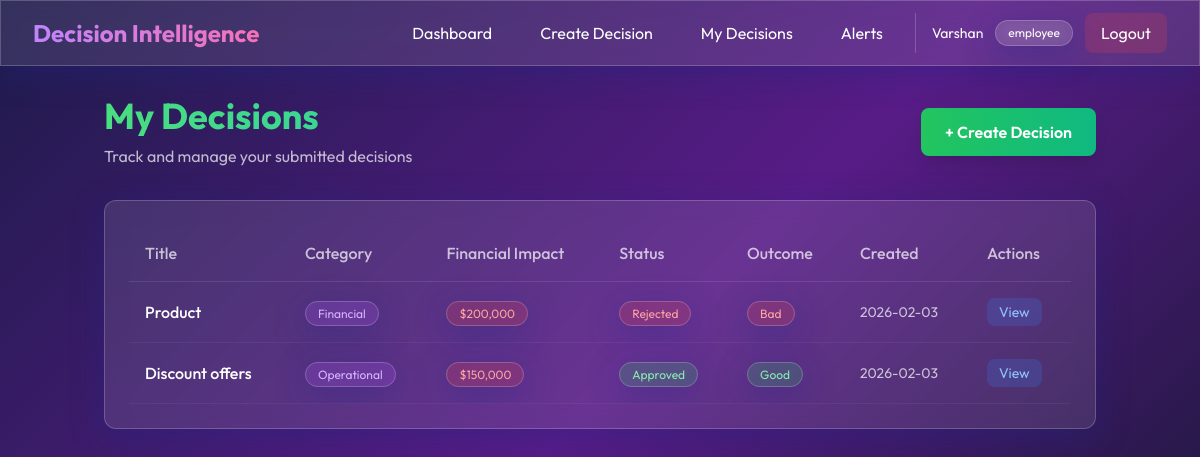
The page /employee/decisions (signed in) on the database its author committed.
### app.py (models this page shows, shortened)
class User(UserMixin, db.Model):
    id = db.Column(db.Integer, primary_key=True)
    username = db.Column(db.String(80), unique=True, nullable=False)
    email = db.Column(db.String(120), unique=True, nullable=False)
    password_hash = db.Column(db.String(200), nullable=False)
    role = db.Column(db.String(20), nullable=False)  # admin, manager, employee
    status = db.Column(db.String(20), default='active')
    created_at = db.Column(db.DateTime, default=datetime.utcnow)
    decisions = db.relationship('Decision', backref='creator', lazy=True)
    alerts = db.relationship('Alert', backref='user', lazy=True)

class Decision(db.Model):
    id = db.Column(db.Integer, primary_key=True)
    title = db.Column(db.String(200), nullable=False)
    description = db.Column(db.Text, nullable=False)
    category = db.Column(db.String(50), nullable=False)
    financial_impact = db.Column(db.Float, nullable=False)
    status = db.Column(db.String(20), default='pending')  # pending, approved, rejected
    outcome = db.Column(db.String(20), default='not_determined')  # not_determined, good, bad
    lessons_learned = db.Column(db.Text)
    created_at = db.Column(db.DateTime, default=datetime.utcnow)
    reviewed_at = db.Column(db.DateTime)
    user_id = db.Column(db.Integer, db.ForeignKey('user.id'), nullable=False)

### app.py (the view)
@app.route('/employee/decisions')
@login_required
def employee_decisions():
    if current_user.role != 'employee':
        return redirect(url_for('landing'))
    decisions = Decision.query.filter_by(user_id=current_user.id).order_by(Decision.created_at.desc()).all()
    return render_template('employee_decisions.html', decisions=decisions)

### app.py (called while the page is built)
@login_manager.user_loader
def load_user(user_id):
    return User.query.get(int(user_id))

### templates/employee_decisions.html (shortened to what this page needs)
{% extends "base.html" %}
{% block content %}
<div class="max-w-7xl mx-auto">
    <div class="mb-8 fade-in">
        <div class="flex items-center justify-between">
            <div>
                <h1
                    class="text-4xl font-bold mb-2 bg-gradient-to-r from-green-400 to-emerald-400 bg-clip-text text-transparent">
                </h1>
                <p class="text-white/70">Track and manage your submitted decisions</p>
            </div>
            <a href="{{ url_for('employee_create_decision') }}"
                class="px-6 py-3 rounded-lg bg-gradient-to-r from-green-500 to-emerald-500 hover:from-green-600 hover:to-emerald-600 transition transform hover:scale-105 shadow-lg font-semibold">
                + Create Decision
            </a>
        </div>
    </div>
    <div class="glass rounded-xl p-6 fade-in" style="animation-delay: 0.1s">
        {% if decisions %}
        <div class="overflow-x-auto">
            <table class="w-full">
                <thead>
                    <tr class="border-b border-white/10">
                        <th class="text-left py-4 px-4 text-white/70 font-medium">Title</th>
                        <th class="text-left py-4 px-4 text-white/70 font-medium">Category</th>
                        <th class="text-left py-4 px-4 text-white/70 font-medium">Financial Impact</th>
                        <th class="text-left py-4 px-4 text-white/70 font-medium">Status</th>
                        <th class="text-left py-4 px-4 text-white/70 font-medium">Outcome</th>
                        <th class="text-left py-4 px-4 text-white/70 font-medium">Created</th>
                        <th class="text-left py-4 px-4 text-white/70 font-medium">Actions</th>
                    </tr>
                </thead>
                <tbody>
                    {% for decision in decisions %}
                    <tr class="border-b border-white/5 hover:bg-white/5 transition">
                        <td class="py-4 px-4 font-medium">{{ decision.title }}</td>
                        <td class="py-4 px-4">
                            <span class="px-3 py-1 rounded-full text-xs glass bg-purple-500/20 text-purple-300">
                                {{ decision.category }}
                            </span>
                        </td>
                        <td class="py-4 px-4">
                            <span class="px-3 py-1 rounded-full text-xs glass
                                {% if decision.financial_impact > 100000 %}bg-red-500/20 text-red-300
                                {% else %}bg-yellow-500/20 text-yellow-300{% endif %}">
                                ${{ "{:,.0f}".format(decision.financial_impact) }}
                            </span>
                        </td>
                        <td class="py-4 px-4">
                            <span class="px-3 py-1 rounded-full text-xs glass
                                {% if decision.status == 'pending' %}bg-yellow-500/20 text-yellow-300
                                {% elif decision.status == 'approved' %}bg-green-500/20 text-green-300
                                {% else %}bg-red-500/20 text-red-300{% endif %}">
                                {{ decision.status|title }}
                            </span>
                        </td>
                        <td class="py-4 px-4">
                            <span class="px-3 py-1 rounded-full text-xs glass
                                {% if decision.outcome == 'good' %}bg-green-500/20 text-green-300
                                {% elif decision.outcome == 'bad' %}bg-red-500/20 text-red-300
                                {% else %}bg-gray-500/20 text-gray-300{% endif %}">
                                {{ decision.outcome.replace('_', ' ')|title }}
                            </span>
                        </td>
                        <td class="py-4 px-4 text-white/70 text-sm">{{ decision.created_at.strftime('%Y-%m-%d') }}</td>
                        <td class="py-4 px-4">
                            <button onclick="openDecisionModal(this)" id="btn-{{ decision.id }}"
                                data-id="{{ decision.id }}" data-title="{{ decision.title }}"
                                data-description="{{ decision.description }}"
                                data-lessons="{{ decision.lessons_learned if decision.lessons_learned else '' }}"
                                data-status="{{ decision.status }}"
                                class="px-3 py-1 rounded-lg bg-blue-500/20 hover:bg-blue-500/30 transition text-sm text-blue-300">
                                View
                            </button>
                        </td>
                    </tr>
                    {% endfor %}
                </tbody>
            </table>
        </div>
        {% endif %}
    </div>
</div>
{% endblock %}

### templates/base.html (shortened to what this page needs)
<!DOCTYPE html>
<html lang="en">
<head>
    <script src="https://cdn.tailwindcss.com"></script>
</head>
<body class="text-white">
    {% if current_user.is_authenticated %}
    <nav class="glass fixed top-0 left-0 right-0 z-50">
        <div class="max-w-7xl mx-auto px-4 sm:px-6 lg:px-8">
            <div class="flex justify-between items-center h-16">
                <div class="flex items-center">
                    <h1
                        class="text-2xl font-bold bg-gradient-to-r from-purple-400 to-pink-400 bg-clip-text text-transparent">
                    </h1>
                </div>
                <div class="hidden md:flex items-center space-x-4">
                    {% block nav_links %}
                    {% if current_user.role == 'admin' %}
                    <a href="{{ url_for('admin_dashboard') }}"
                        class="px-4 py-2 rounded-lg hover:bg-white/10 transition">Dashboard</a>
                    <a href="{{ url_for('admin_users') }}"
                        class="px-4 py-2 rounded-lg hover:bg-white/10 transition">Users</a>
                    <a href="{{ url_for('admin_create_user') }}"
                        class="px-4 py-2 rounded-lg hover:bg-white/10 transition">Create User</a>
                    {% elif current_user.role == 'employee' %}
                    <a href="{{ url_for('employee_dashboard') }}"
                        class="px-4 py-2 rounded-lg hover:bg-white/10 transition">Dashboard</a>
                    <a href="{{ url_for('employee_create_decision') }}"
                        class="px-4 py-2 rounded-lg hover:bg-white/10 transition">Create Decision</a>
                    <a href="{{ url_for('employee_decisions') }}"
                        class="px-4 py-2 rounded-lg hover:bg-white/10 transition">My Decisions</a>
                    <a href="{{ url_for('employee_alerts') }}"
                        class="px-4 py-2 rounded-lg hover:bg-white/10 transition">Alerts</a>
                    {% endif %}
                    {% endblock %}
                    <div class="flex items-center space-x-3 ml-4 pl-4 border-l border-white/20">
                        <span class="text-sm">{{ current_user.username }}</span>
                        <span class="px-3 py-1 rounded-full text-xs glass">{{ current_user.role }}</span>
                        <a href="{{ url_for('logout') }}"
                            class="px-4 py-2 bg-red-500/20 hover:bg-red-500/30 rounded-lg transition">Logout</a>
                    </div>
                </div>
            </div>
        </div>
    </nav>
    <div class="h-16"></div>
    {% endif %}
    <main class="{% if current_user.is_authenticated %}container mx-auto px-4 py-8{% endif %}">
        {% block content %}{% endblock %}
    </main>
</body>
</html>

### templates/base.html (style rules this page uses)
* { font-family: 'Outfit', sans-serif; }
body { background: linear-gradient(135deg, #1e1b4b 0%, #581c87 50%, #0f172a 100%); min-height: 100vh; background-attachment: fixed; }
.glass { background: rgba(255, 255, 255, 0.1); backdrop-filter: blur(10px); -webkit-backdrop-filter: blur(10px); border: 1px solid rgba(255, 255, 255, 0.2); box-shadow: 0 8px 32px 0 rgba(31, 38, 135, 0.37); }
.fade-in { animation: fadeIn 0.6s ease-out forwards; }
tbody tr { transition: all 0.3s ease; }
button, a.px-3 { transition: all 0.3s ease; }

### rows shown on the page
User: username "Varshan", role "employee"
Decision: title "Product", category "Financial", financial_impact "200,000", status "Rejected", outcome.replace "Bad", created_at "2026-02-03"
Decision: title "Discount offers", category "Operational", financial_impact "150,000", status "Approved", outcome.replace "Good", created_at "2026-02-03"
